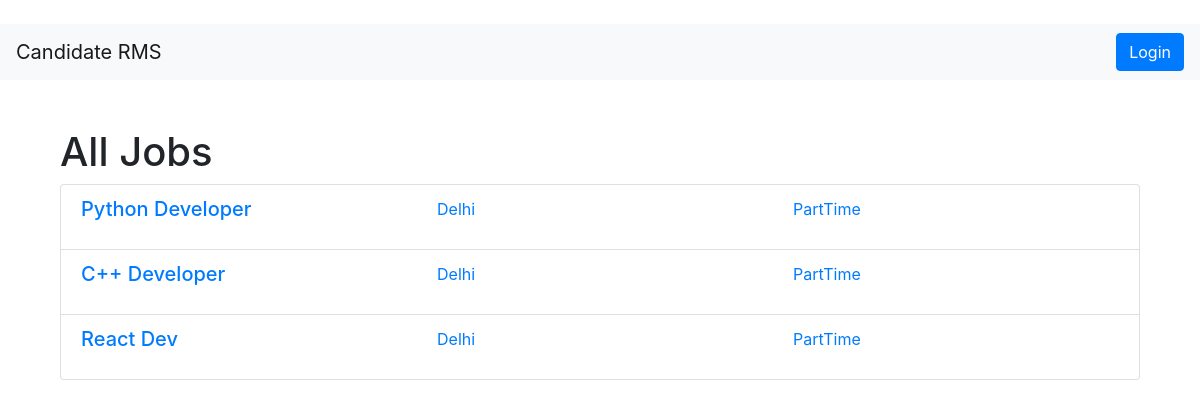
Screenshot of /all-jobs/ with the database file from the repository.
### main/models.py (models this page shows, shortened)
class Job(models.Model):
    job_name = models.CharField(max_length=255)
    job_release_date = models.DateField()
    job_closing_date = models.DateField()
    job_location = models.CharField(max_length=255)
    about_company = models.TextField()
    project_role = models.CharField(max_length=255)
    project_role_desc = models.TextField()
    work_experience = models.PositiveIntegerField()
    must_have_skills = models.TextField()
    good_to_have_skills = models.TextField()
    job_requirements = models.TextField()
    qualifications = models.TextField()
    types = [
        ('FullTime', 'FullTime'),
        ('PartTime', 'PartTime'),
        ('Internship', 'Internship')
    ]
    job_type = models.CharField(max_length=100, choices=types)
    released_by = models.ForeignKey(User, on_delete=models.CASCADE, null=True, blank=True)
    slug = AutoSlugField(populate_from='job_name', unique=True, null=True, blank=True)

### main/views.py (the view)
# urls.py: path('all-jobs/', AllJobs.as_view(), name='all_jobs'),
class AllJobs(generic.ListView):
    model = Job
    template_name = 'all_jobs.html'
    context_object_name = 'jobs'

### templates/all_jobs.html
{% extends 'base.html' %}
{% block content %}
       <div class="container mt-5">
        <h1>All Jobs</h1>
        <ul class="list-group">
            {% for job in jobs %}
                <li class="list-group-item">
                    <a href="{% url 'job_detail' job.id %}" class="text-decoration-none">
                        <div class="row">
                            <div class="col-md-4">
                                <h5>{{ job.job_name }}</h5>
                            </div>
                            <div class="col-md-4">
                                <p>{{ job.job_location }}</p>
                            </div>
                            <div class="col-md-4">
                                <p>{{ job.job_type }}</p>
                            </div>
                        </div>
                    </a>
                </li>
            {% endfor %}
        </ul>
    </div>
{% endblock %}

### rows the page displays
Job: job_name "Python Developer", job_location "Delhi", job_type "PartTime"
Job: job_name "C++ Developer", job_location "Delhi", job_type "PartTime"
Job: job_name "React Dev", job_location "Delhi", job_type "PartTime"
